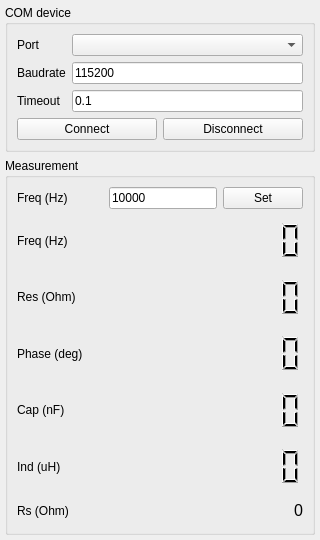
<?xml version="1.0" encoding="UTF-8"?>
<ui version="4.0">
 <class>Form</class>
 <widget class="QWidget" name="Form">
  <property name="geometry">
   <rect>
    <x>0</x>
    <y>0</y>
    <width>320</width>
    <height>540</height>
   </rect>
  </property>
  <property name="windowTitle">
   <string>Form</string>
  </property>
  <layout class="QVBoxLayout" name="verticalLayout_2">
   <property name="margin">
    <number>5</number>
   </property>
   <item>
    <widget class="QGroupBox" name="grp_device">
     <property name="sizePolicy">
      <sizepolicy hsizetype="MinimumExpanding" vsizetype="Minimum">
       <horstretch>0</horstretch>
       <verstretch>0</verstretch>
      </sizepolicy>
     </property>
     <property name="minimumSize">
      <size>
       <width>0</width>
       <height>0</height>
      </size>
     </property>
     <property name="maximumSize">
      <size>
       <width>16777215</width>
       <height>200</height>
      </size>
     </property>
     <property name="title">
      <string>COM device</string>
     </property>
     <layout class="QVBoxLayout" name="verticalLayout">
      <item>
       <layout class="QGridLayout" name="gridLayout" columnstretch="0,1">
        <item row="0" column="0">
         <widget class="QLabel" name="label">
          <property name="sizePolicy">
           <sizepolicy hsizetype="MinimumExpanding" vsizetype="Preferred">
            <horstretch>0</horstretch>
            <verstretch>0</verstretch>
           </sizepolicy>
          </property>
          <property name="text">
           <string>Port</string>
          </property>
         </widget>
        </item>
        <item row="0" column="1">
         <widget class="QComboBox" name="cmb_dev_serial">
          <property name="sizePolicy">
           <sizepolicy hsizetype="MinimumExpanding" vsizetype="Fixed">
            <horstretch>0</horstretch>
            <verstretch>0</verstretch>
           </sizepolicy>
          </property>
          <property name="minimumSize">
           <size>
            <width>0</width>
            <height>0</height>
           </size>
          </property>
          <property name="maximumSize">
           <size>
            <width>16777215</width>
            <height>16777215</height>
           </size>
          </property>
         </widget>
        </item>
        <item row="1" column="0">
         <widget class="QLabel" name="label_8">
          <property name="sizePolicy">
           <sizepolicy hsizetype="MinimumExpanding" vsizetype="Preferred">
            <horstretch>0</horstretch>
            <verstretch>0</verstretch>
           </sizepolicy>
          </property>
          <property name="text">
           <string>Baudrate</string>
          </property>
         </widget>
        </item>
        <item row="1" column="1">
         <widget class="QLineEdit" name="edt_dev_baud">
          <property name="sizePolicy">
           <sizepolicy hsizetype="Expanding" vsizetype="Fixed">
            <horstretch>0</horstretch>
            <verstretch>0</verstretch>
           </sizepolicy>
          </property>
          <property name="maximumSize">
           <size>
            <width>16777215</width>
            <height>16777215</height>
           </size>
          </property>
          <property name="text">
           <string>115200</string>
          </property>
         </widget>
        </item>
        <item row="2" column="0">
         <widget class="QLabel" name="label_7">
          <property name="sizePolicy">
           <sizepolicy hsizetype="MinimumExpanding" vsizetype="Preferred">
            <horstretch>0</horstretch>
            <verstretch>0</verstretch>
           </sizepolicy>
          </property>
          <property name="text">
           <string>Timeout</string>
          </property>
         </widget>
        </item>
        <item row="2" column="1">
         <widget class="QLineEdit" name="edt_dev_to">
          <property name="sizePolicy">
           <sizepolicy hsizetype="Expanding" vsizetype="Fixed">
            <horstretch>0</horstretch>
            <verstretch>0</verstretch>
           </sizepolicy>
          </property>
          <property name="maximumSize">
           <size>
            <width>16777215</width>
            <height>16777215</height>
           </size>
          </property>
          <property name="text">
           <string>0.1</string>
          </property>
         </widget>
        </item>
       </layout>
      </item>
      <item>
       <layout class="QHBoxLayout" name="horizontalLayout_2">
        <item>
         <widget class="QPushButton" name="btn_dev_conn">
          <property name="maximumSize">
           <size>
            <width>16777215</width>
            <height>16777215</height>
           </size>
          </property>
          <property name="text">
           <string>Connect</string>
          </property>
         </widget>
        </item>
        <item>
         <widget class="QPushButton" name="btn_dev_disc">
          <property name="text">
           <string>Disconnect</string>
          </property>
         </widget>
        </item>
       </layout>
      </item>
     </layout>
    </widget>
   </item>
   <item>
    <widget class="QGroupBox" name="grp_meas">
     <property name="title">
      <string>Measurement</string>
     </property>
     <layout class="QVBoxLayout" name="verticalLayout_3" stretch="0,1">
      <item>
       <layout class="QHBoxLayout" name="horizontalLayout_3">
        <item>
         <widget class="QLabel" name="label_9">
          <property name="sizePolicy">
           <sizepolicy hsizetype="MinimumExpanding" vsizetype="Preferred">
            <horstretch>0</horstretch>
            <verstretch>0</verstretch>
           </sizepolicy>
          </property>
          <property name="text">
           <string>Freq (Hz)</string>
          </property>
         </widget>
        </item>
        <item>
         <widget class="QLineEdit" name="edt_dev_setfreq">
          <property name="sizePolicy">
           <sizepolicy hsizetype="Expanding" vsizetype="Fixed">
            <horstretch>0</horstretch>
            <verstretch>0</verstretch>
           </sizepolicy>
          </property>
          <property name="maximumSize">
           <size>
            <width>160</width>
            <height>16777215</height>
           </size>
          </property>
          <property name="text">
           <string>10000</string>
          </property>
         </widget>
        </item>
        <item>
         <widget class="QPushButton" name="btn_setfreq">
          <property name="minimumSize">
           <size>
            <width>40</width>
            <height>0</height>
           </size>
          </property>
          <property name="maximumSize">
           <size>
            <width>16777215</width>
            <height>16777215</height>
           </size>
          </property>
          <property name="text">
           <string>Set</string>
          </property>
         </widget>
        </item>
       </layout>
      </item>
      <item>
       <layout class="QGridLayout" name="gridLayout_2" rowstretch="2,2,2,2,2,1">
        <item row="0" column="0">
         <widget class="QLabel" name="label_14">
          <property name="sizePolicy">
           <sizepolicy hsizetype="MinimumExpanding" vsizetype="Preferred">
            <horstretch>0</horstretch>
            <verstretch>0</verstretch>
           </sizepolicy>
          </property>
          <property name="text">
           <string>Freq (Hz)</string>
          </property>
         </widget>
        </item>
        <item row="0" column="1">
         <widget class="QLCDNumber" name="lcd_freq">
          <property name="sizePolicy">
           <sizepolicy hsizetype="MinimumExpanding" vsizetype="Minimum">
            <horstretch>0</horstretch>
            <verstretch>0</verstretch>
           </sizepolicy>
          </property>
          <property name="frameShape">
           <enum>QFrame::NoFrame</enum>
          </property>
          <property name="frameShadow">
           <enum>QFrame::Plain</enum>
          </property>
          <property name="lineWidth">
           <number>0</number>
          </property>
          <property name="midLineWidth">
           <number>0</number>
          </property>
          <property name="smallDecimalPoint">
           <bool>false</bool>
          </property>
          <property name="numDigits">
           <number>7</number>
          </property>
          <property name="segmentStyle">
           <enum>QLCDNumber::Filled</enum>
          </property>
          <property name="value" stdset="0">
           <double>0.000000000000000</double>
          </property>
          <property name="intValue" stdset="0">
           <number>0</number>
          </property>
         </widget>
        </item>
        <item row="1" column="0">
         <widget class="QLabel" name="label_10">
          <property name="sizePolicy">
           <sizepolicy hsizetype="MinimumExpanding" vsizetype="Preferred">
            <horstretch>0</horstretch>
            <verstretch>0</verstretch>
           </sizepolicy>
          </property>
          <property name="text">
           <string>Res (Ohm)</string>
          </property>
         </widget>
        </item>
        <item row="1" column="1">
         <widget class="QLCDNumber" name="lcd_res">
          <property name="sizePolicy">
           <sizepolicy hsizetype="MinimumExpanding" vsizetype="Minimum">
            <horstretch>0</horstretch>
            <verstretch>0</verstretch>
           </sizepolicy>
          </property>
          <property name="frameShape">
           <enum>QFrame::NoFrame</enum>
          </property>
          <property name="frameShadow">
           <enum>QFrame::Plain</enum>
          </property>
          <property name="lineWidth">
           <number>0</number>
          </property>
          <property name="midLineWidth">
           <number>0</number>
          </property>
          <property name="smallDecimalPoint">
           <bool>false</bool>
          </property>
          <property name="numDigits">
           <number>7</number>
          </property>
          <property name="segmentStyle">
           <enum>QLCDNumber::Filled</enum>
          </property>
          <property name="value" stdset="0">
           <double>0.000000000000000</double>
          </property>
          <property name="intValue" stdset="0">
           <number>0</number>
          </property>
         </widget>
        </item>
        <item row="2" column="0">
         <widget class="QLabel" name="label_11">
          <property name="sizePolicy">
           <sizepolicy hsizetype="MinimumExpanding" vsizetype="Preferred">
            <horstretch>0</horstretch>
            <verstretch>0</verstretch>
           </sizepolicy>
          </property>
          <property name="text">
           <string>Phase (deg)</string>
          </property>
         </widget>
        </item>
        <item row="2" column="1">
         <widget class="QLCDNumber" name="lcd_phase">
          <property name="sizePolicy">
           <sizepolicy hsizetype="MinimumExpanding" vsizetype="Minimum">
            <horstretch>0</horstretch>
            <verstretch>0</verstretch>
           </sizepolicy>
          </property>
          <property name="frameShape">
           <enum>QFrame::NoFrame</enum>
          </property>
          <property name="frameShadow">
           <enum>QFrame::Plain</enum>
          </property>
          <property name="lineWidth">
           <number>0</number>
          </property>
          <property name="midLineWidth">
           <number>0</number>
          </property>
          <property name="numDigits">
           <number>7</number>
          </property>
         </widget>
        </item>
        <item row="3" column="0">
         <widget class="QLabel" name="label_12">
          <property name="sizePolicy">
           <sizepolicy hsizetype="MinimumExpanding" vsizetype="Preferred">
            <horstretch>0</horstretch>
            <verstretch>0</verstretch>
           </sizepolicy>
          </property>
          <property name="text">
           <string>Cap (nF)</string>
          </property>
         </widget>
        </item>
        <item row="3" column="1">
         <widget class="QLCDNumber" name="lcd_cap">
          <property name="sizePolicy">
           <sizepolicy hsizetype="MinimumExpanding" vsizetype="Minimum">
            <horstretch>0</horstretch>
            <verstretch>0</verstretch>
           </sizepolicy>
          </property>
          <property name="frameShape">
           <enum>QFrame::NoFrame</enum>
          </property>
          <property name="frameShadow">
           <enum>QFrame::Plain</enum>
          </property>
          <property name="lineWidth">
           <number>0</number>
          </property>
          <property name="midLineWidth">
           <number>0</number>
          </property>
          <property name="numDigits">
           <number>7</number>
          </property>
         </widget>
        </item>
        <item row="4" column="0">
         <widget class="QLabel" name="label_13">
          <property name="sizePolicy">
           <sizepolicy hsizetype="MinimumExpanding" vsizetype="Preferred">
            <horstretch>0</horstretch>
            <verstretch>0</verstretch>
           </sizepolicy>
          </property>
          <property name="text">
           <string>Ind (uH)</string>
          </property>
         </widget>
        </item>
        <item row="4" column="1">
         <widget class="QLCDNumber" name="lcd_ind">
          <property name="sizePolicy">
           <sizepolicy hsizetype="MinimumExpanding" vsizetype="Minimum">
            <horstretch>0</horstretch>
            <verstretch>0</verstretch>
           </sizepolicy>
          </property>
          <property name="frameShape">
           <enum>QFrame::NoFrame</enum>
          </property>
          <property name="frameShadow">
           <enum>QFrame::Plain</enum>
          </property>
          <property name="lineWidth">
           <number>0</number>
          </property>
          <property name="midLineWidth">
           <number>0</number>
          </property>
          <property name="numDigits">
           <number>7</number>
          </property>
         </widget>
        </item>
        <item row="5" column="0">
         <widget class="QLabel" name="label_15">
          <property name="sizePolicy">
           <sizepolicy hsizetype="MinimumExpanding" vsizetype="Preferred">
            <horstretch>0</horstretch>
            <verstretch>0</verstretch>
           </sizepolicy>
          </property>
          <property name="text">
           <string>Rs (Ohm)</string>
          </property>
         </widget>
        </item>
        <item row="5" column="1">
         <widget class="QLabel" name="lab_rs">
          <property name="sizePolicy">
           <sizepolicy hsizetype="MinimumExpanding" vsizetype="Preferred">
            <horstretch>0</horstretch>
            <verstretch>0</verstretch>
           </sizepolicy>
          </property>
          <property name="font">
           <font>
            <pointsize>12</pointsize>
           </font>
          </property>
          <property name="text">
           <string>0</string>
          </property>
          <property name="alignment">
           <set>Qt::AlignRight|Qt::AlignTrailing|Qt::AlignVCenter</set>
          </property>
         </widget>
        </item>
       </layout>
      </item>
     </layout>
    </widget>
   </item>
  </layout>
 </widget>
 <resources/>
 <connections/>
</ui>
